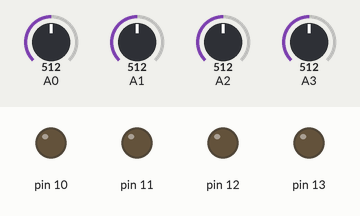
A sketch run on a simulated Arduino Uno, built with avr-gcc and run on an emulated ATmega328P. Parts: output pins drawn as LEDs (lit = HIGH). The test bench sets the inputs (shaded band); at power-on: A0 = 512, A1 = 512, A2 = 512, A3 = 512.

Above: at 1.2 s.
1.3 s: A0 set to 589
2.8 s: A0 set to 618
At 3.5 s:
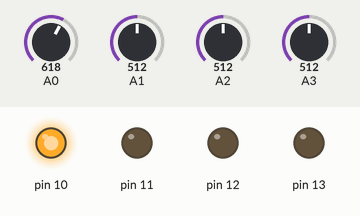
4.3 s: A1 set to 589
5.8 s: A1 set to 619
At 7.0 s:
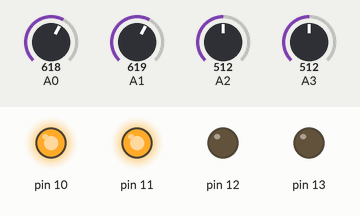
7.3 s: A2 set to 590
8.8 s: A2 set to 611
At 9.3 s:
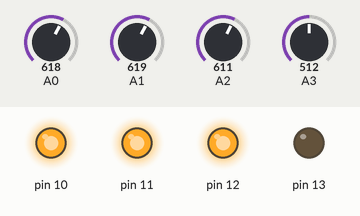
Timing chart, 0 to 11.3 s (numbered marks = the images above; inputs shaded):
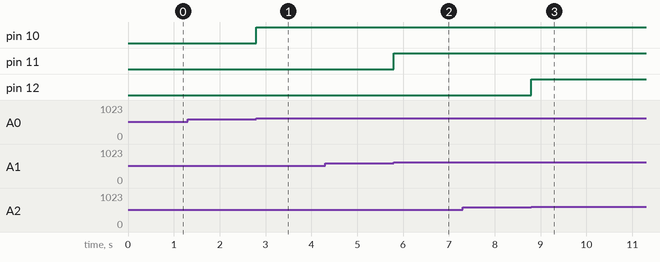

The sketch:

Solar_Panel.ino
```cpp
int ldr1;
int ldr2;
int ldr3;
int ldr4;

void setup() {

  Serial.begin(9600);
  pinMode(A0, INPUT);
  pinMode(A1, INPUT);
  pinMode(A2, INPUT);
  pinMode(A3, INPUT);
  pinMode(10, OUTPUT);
  pinMode(11, OUTPUT);
  pinMode(12, OUTPUT);
  pinMode(13, OUTPUT);

}

void loop() {
  // put your main code here, to run repeatedly:
  ldr1 = analogRead(A0); // 0 - 1023

  if(ldr1 > 600)
  {
    digitalWrite(10, HIGH);
  }
  else
  {
    digitalWrite(10, LOW);
  }
   ldr2 = analogRead(A1); // 0 - 1023

  if(ldr2 > 600)
  {
    digitalWrite(11, HIGH);
  }
  else
  {
    digitalWrite(11, LOW);
  }
   ldr3 = analogRead(A2); // 0 - 1023

  if(ldr3 > 600)
  {
    digitalWrite(12, HIGH);
  }
  else
  {
    digitalWrite(12, LOW);
  }
   ldr4 = analogRead(A3); // 0 - 1023

  if(ldr4 > 600)
  {
    digitalWrite(13, HIGH);
  }
  else
  {
    digitalWrite(13, LOW);
  }

}
```

Measured:
- the behaviour switches between 600 and 601 on A0 (found by bisection; images 0 and 1)
- the behaviour switches between 600 and 601 on A1 (found by bisection; images 1 and 2)
- the behaviour switches between 600 and 601 on A2 (found by bisection; images 2 and 3)
- after the input at 1.3 s, every drawn part: stays the same
- after the input at 2.8 s, pin 10: LOW → HIGH at once
- after the input at 4.3 s, every drawn part: stays the same
- after the input at 5.8 s, pin 11: LOW → HIGH at once
- after the input at 7.3 s, every drawn part: stays the same
- after the input at 8.8 s, pin 12: LOW → HIGH at once
